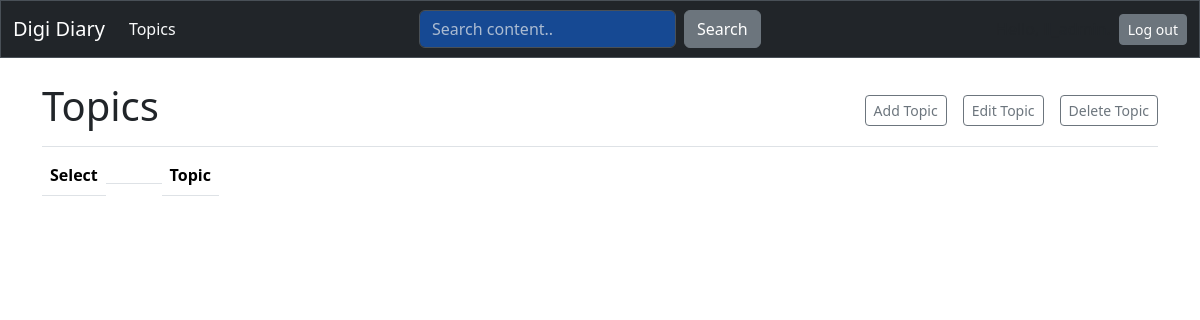
The page /topics/ (signed in) on the database as committed earlier.
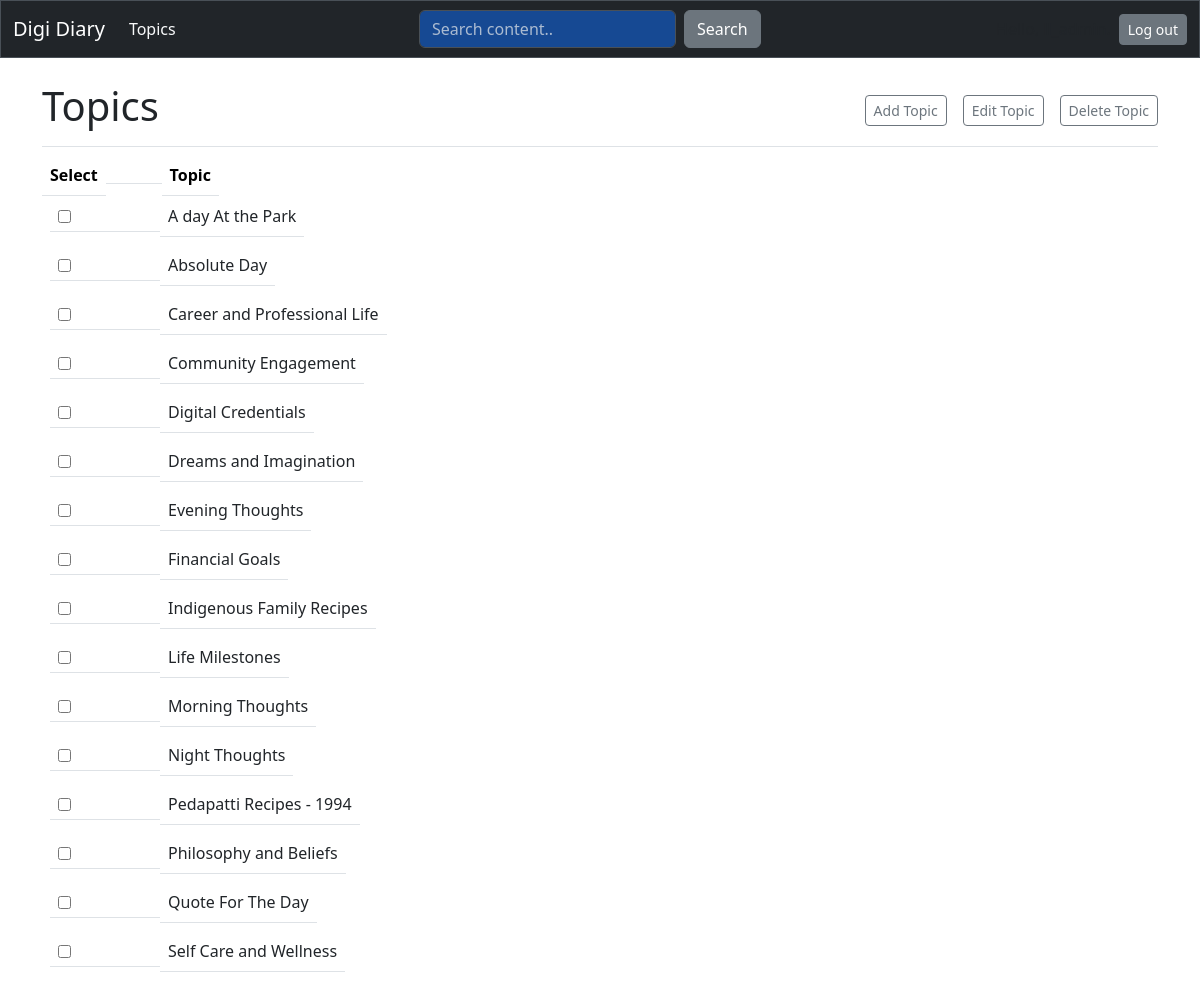
The same page on the database as committed later.
### digi_diaries/models.py (models this page shows, shortened)
class Topic(models.Model):
    date_added = models.DateTimeField(auto_now_add=True)
    last_modified = models.DateTimeField(auto_now=True)
    owner = models.ForeignKey(User, on_delete=models.CASCADE)
    content = RichTextUploadingField()
    title = models.CharField(max_length=200)

### digi_diaries/views.py (the view)
# urls.py: path("topics/", views.topics, name="topics"),
@login_required
def topics(request):
    query = request.GET.get("q", "")
    topics = Topic.objects.filter(owner=request.user).order_by("title")
    if query:
        topics = topics.filter(Q(content__icontains=query))
    context = {"topics": topics, "query": query}
    return render(request, "digi_diaries/topics.html", context)

### digi_diaries/templates/digi_diaries/topics.html (shortened to what this page needs)
{% extends "digi_diaries/base.html" %}
{% block page_header %}
<div class="d-flex justify-content-between align-items-center">
  <h1>Topics</h1>
  <div class="d-flex gap-3">
    <a href="{% url 'digi_diaries:new_topic' %}" class="btn btn-outline-secondary btn-sm">Add Topic</a>
    <button type="button" id="edit-button" class="btn btn-outline-secondary btn-sm" style="text-decoration: none;">Edit Topic</button>
    <button type="button" id="delete-button" class="btn btn-outline-secondary btn-sm">Delete Topic</button>
  </div>
</div>
{% endblock page_header %}
{% block content %}
<form method="POST" id="delete-form" action="{% url 'digi_diaries:delete_topic' %}">
    <table class="table table-responsive">
        <thead>
            <tr class="d-flex align-items-center">
                <th style="width: auto;">Select</th>
                <th style="width: 5%;"></th>
                <th>Topic</th>
            </tr>
        </thead>
        <tbody>
            {% for topic in topics %}
            <tr class="d-flex align-items-center mb-2 px-2">
                <td class="d-flex align-items-center" style="width: 10%;">
                    <input type="checkbox" name="selected_topics" value="{{ topic.id }}">
                </td>
                <td>
                  <a href="{% url 'digi_diaries:sub_topics' topic.id %}" style="text-decoration: none;" class="text-dark">{{ topic.title }}
                </td>
            </tr>
            {% endfor %}
        </tbody>
    </table>
</form>
{% endblock content %}

### digi_diaries/templates/digi_diaries/base.html (shortened to what this page needs)
<!doctype html>
<html lang="en">
<head>
  {% load django_bootstrap5 %}
  {% bootstrap_css %}
  {% load static %}
</head>
<body>
  <nav class="navbar navbar-expand-md mb-4 border bg-dark" data-bs-theme="dark">
    <div class="container-fluid">
      <a class="navbar-brand" href="{% url 'digi_diaries:index' %}">
          Digi Diary</a>
      <div class="collapse navbar-collapse" id="navbarCollapse">
        <ul class="navbar-nav me-auto mb-2 mb-md-0">
          <li class="nav-item">
            <a class="nav-link link-light" href="{% url 'digi_diaries:topics' %}">
              Topics</a></li>
        </ul>
       {% if request.resolver_match.url_name in "topics sub_topics sub_topic_entries" %}
        <form class="d-flex"
          action="{% if request.resolver_match.url_name == 'topics' %}
                      {% url 'digi_diaries:topics' %}
          {% elif request.resolver_match.url_name == 'sub_topics' %}
            {% url 'digi_diaries:sub_topics' topic.id %}
          {% elif request.resolver_match.url_name == 'sub_topic_entries' %}
            {% url 'digi_diaries:sub_topic_entries' topic.id sub_topic.id %}
          {% endif %}"
          method="GET" id="searchForm">
          <input class="form-control me-2 bg-primary bg-opacity-50" type="search" name="q" placeholder="Search content.." aria-label="Search" value="{{ query|default:'' }}" id="searchInput">
          <button class="btn btn-secondary" type="submit">Search</button>
        {% endif %}
        </form>
        <ul class="navbar-nav ms-auto mb-2 mb-md-0">
          {% if user.is_authenticated %}
            <li class="nav-item">
              <span class="navbar-text me-2 link-dark">Hello, {{ user.username }}.
                </span></li>
          {% endif %}
        </ul>
        {% if user.is_authenticated %}
          <form action="{% url 'accounts:logout' %}" method='POST'>
            <button name='submit' class='btn btn-outline-transparent btn-sm btn-secondary'>
              Log out</button>
          </form>
        {% endif %}
      </div>
    </div>
  </nav>
  <main class="container">
    <div class="pb-2 mb-2 border-bottom">
      {% block page_header %}
      {% endblock page_header %}
    </div>
    <div>
      {% block content %}
      {% endblock content %}
    </div>
  </main>
</body>
</html>

Rows that differ between the two databases and show on the page:
added Topic: title "A day At the Park"
added Topic: title "Absolute Day"
added Topic: title "Career and Professional Life"
added Topic: title "Community Engagement"
added Topic: title "Digital Credentials"
added Topic: title "Dreams and Imagination"
added Topic: title "Evening Thoughts"
added Topic: title "Financial Goals"
added Topic: title "Indigenous Family Recipes"
added Topic: title "Life Milestones"
added Topic: title "Morning Thoughts"
added Topic: title "Night Thoughts"
added Topic: title "Pedapatti Recipes - 1994"
added Topic: title "Philosophy and Beliefs"
added Topic: title "Quote For The Day"
added Topic: title "Self Care and Wellness"
